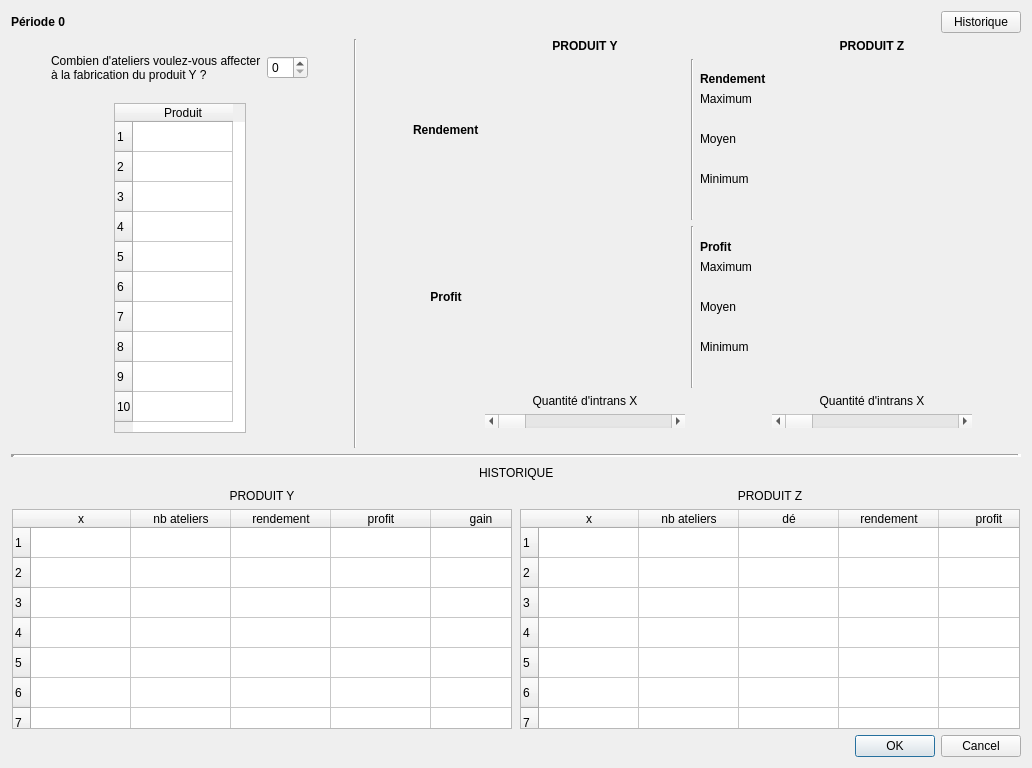
<?xml version="1.0" encoding="UTF-8"?>
<ui version="4.0">
 <class>Dialog</class>
 <widget class="QDialog" name="Dialog">
  <property name="geometry">
   <rect>
    <x>0</x>
    <y>0</y>
    <width>1032</width>
    <height>768</height>
   </rect>
  </property>
  <property name="minimumSize">
   <size>
    <width>1032</width>
    <height>768</height>
   </size>
  </property>
  <property name="maximumSize">
   <size>
    <width>1032</width>
    <height>768</height>
   </size>
  </property>
  <property name="windowTitle">
   <string>Dialog</string>
  </property>
  <layout class="QVBoxLayout" name="verticalLayout">
   <item>
    <layout class="QHBoxLayout" name="horizontalLayout">
     <item>
      <widget class="QLabel" name="label_periode">
       <property name="font">
        <font>
         <weight>75</weight>
         <bold>true</bold>
        </font>
       </property>
       <property name="text">
        <string>Période 0</string>
       </property>
      </widget>
     </item>
     <item>
      <spacer name="horizontalSpacer">
       <property name="orientation">
        <enum>Qt::Horizontal</enum>
       </property>
       <property name="sizeHint" stdset="0">
        <size>
         <width>40</width>
         <height>20</height>
        </size>
       </property>
      </spacer>
     </item>
     <item>
      <widget class="QPushButton" name="pushButton_historique">
       <property name="text">
        <string>Historique</string>
       </property>
      </widget>
     </item>
    </layout>
   </item>
   <item>
    <spacer name="verticalSpacer">
     <property name="orientation">
      <enum>Qt::Vertical</enum>
     </property>
     <property name="sizeHint" stdset="0">
      <size>
       <width>20</width>
       <height>40</height>
      </size>
     </property>
    </spacer>
   </item>
   <item>
    <layout class="QHBoxLayout" name="horizontalLayout_2">
     <item>
      <layout class="QVBoxLayout" name="verticalLayout_2">
       <item>
        <spacer name="verticalSpacer_5">
         <property name="orientation">
          <enum>Qt::Vertical</enum>
         </property>
         <property name="sizeHint" stdset="0">
          <size>
           <width>20</width>
           <height>40</height>
          </size>
         </property>
        </spacer>
       </item>
       <item>
        <layout class="QHBoxLayout" name="horizontalLayout_6">
         <item>
          <spacer name="horizontalSpacer_7">
           <property name="orientation">
            <enum>Qt::Horizontal</enum>
           </property>
           <property name="sizeHint" stdset="0">
            <size>
             <width>40</width>
             <height>20</height>
            </size>
           </property>
          </spacer>
         </item>
         <item>
          <widget class="QLabel" name="label_nbAteliersY">
           <property name="text">
            <string>Combien d'ateliers voulez-vous affecter 
à la fabrication du produit Y ?</string>
           </property>
          </widget>
         </item>
         <item>
          <widget class="QSpinBox" name="spinBox_nbAteliersY"/>
         </item>
         <item>
          <spacer name="horizontalSpacer_6">
           <property name="orientation">
            <enum>Qt::Horizontal</enum>
           </property>
           <property name="sizeHint" stdset="0">
            <size>
             <width>40</width>
             <height>20</height>
            </size>
           </property>
          </spacer>
         </item>
        </layout>
       </item>
       <item>
        <spacer name="verticalSpacer_6">
         <property name="orientation">
          <enum>Qt::Vertical</enum>
         </property>
         <property name="sizeHint" stdset="0">
          <size>
           <width>20</width>
           <height>40</height>
          </size>
         </property>
        </spacer>
       </item>
       <item>
        <layout class="QHBoxLayout" name="horizontalLayout_4">
         <item>
          <spacer name="horizontalSpacer_2">
           <property name="orientation">
            <enum>Qt::Horizontal</enum>
           </property>
           <property name="sizeHint" stdset="0">
            <size>
             <width>40</width>
             <height>20</height>
            </size>
           </property>
          </spacer>
         </item>
         <item>
          <widget class="QTableWidget" name="tableWidget_ateliersYZ">
           <property name="minimumSize">
            <size>
             <width>132</width>
             <height>330</height>
            </size>
           </property>
           <property name="maximumSize">
            <size>
             <width>132</width>
             <height>330</height>
            </size>
           </property>
           <row>
            <property name="text">
             <string>1</string>
            </property>
           </row>
           <row>
            <property name="text">
             <string>2</string>
            </property>
           </row>
           <row>
            <property name="text">
             <string>3</string>
            </property>
           </row>
           <row>
            <property name="text">
             <string>4</string>
            </property>
           </row>
           <row>
            <property name="text">
             <string>5</string>
            </property>
           </row>
           <row>
            <property name="text">
             <string>6</string>
            </property>
           </row>
           <row>
            <property name="text">
             <string>7</string>
            </property>
           </row>
           <row>
            <property name="text">
             <string>8</string>
            </property>
            <property name="textAlignment">
             <set>AlignLeft|AlignVCenter</set>
            </property>
           </row>
           <row>
            <property name="text">
             <string>9</string>
            </property>
           </row>
           <row>
            <property name="text">
             <string>10</string>
            </property>
           </row>
           <column>
            <property name="text">
             <string>Produit</string>
            </property>
           </column>
           <item row="0" column="0">
            <property name="textAlignment">
             <set>AlignHCenter|AlignVCenter|AlignCenter</set>
            </property>
           </item>
           <item row="1" column="0">
            <property name="textAlignment">
             <set>AlignHCenter|AlignVCenter|AlignCenter</set>
            </property>
           </item>
           <item row="2" column="0">
            <property name="textAlignment">
             <set>AlignHCenter|AlignVCenter|AlignCenter</set>
            </property>
           </item>
           <item row="3" column="0">
            <property name="textAlignment">
             <set>AlignHCenter|AlignVCenter|AlignCenter</set>
            </property>
           </item>
           <item row="4" column="0">
            <property name="textAlignment">
             <set>AlignHCenter|AlignVCenter|AlignCenter</set>
            </property>
           </item>
           <item row="5" column="0">
            <property name="textAlignment">
             <set>AlignHCenter|AlignVCenter|AlignCenter</set>
            </property>
           </item>
           <item row="6" column="0">
            <property name="textAlignment">
             <set>AlignHCenter|AlignVCenter|AlignCenter</set>
            </property>
           </item>
           <item row="7" column="0">
            <property name="textAlignment">
             <set>AlignHCenter|AlignVCenter|AlignCenter</set>
            </property>
           </item>
           <item row="8" column="0">
            <property name="textAlignment">
             <set>AlignHCenter|AlignVCenter|AlignCenter</set>
            </property>
           </item>
           <item row="9" column="0">
            <property name="textAlignment">
             <set>AlignHCenter|AlignVCenter|AlignCenter</set>
            </property>
           </item>
          </widget>
         </item>
         <item>
          <spacer name="horizontalSpacer_3">
           <property name="orientation">
            <enum>Qt::Horizontal</enum>
           </property>
           <property name="sizeHint" stdset="0">
            <size>
             <width>40</width>
             <height>20</height>
            </size>
           </property>
          </spacer>
         </item>
        </layout>
       </item>
       <item>
        <spacer name="verticalSpacer_7">
         <property name="orientation">
          <enum>Qt::Vertical</enum>
         </property>
         <property name="sizeHint" stdset="0">
          <size>
           <width>20</width>
           <height>40</height>
          </size>
         </property>
        </spacer>
       </item>
      </layout>
     </item>
     <item>
      <widget class="Line" name="line">
       <property name="font">
        <font>
         <pointsize>12</pointsize>
         <weight>75</weight>
         <bold>true</bold>
        </font>
       </property>
       <property name="orientation">
        <enum>Qt::Vertical</enum>
       </property>
      </widget>
     </item>
     <item>
      <spacer name="horizontalSpacer_9">
       <property name="orientation">
        <enum>Qt::Horizontal</enum>
       </property>
       <property name="sizeHint" stdset="0">
        <size>
         <width>40</width>
         <height>20</height>
        </size>
       </property>
      </spacer>
     </item>
     <item>
      <layout class="QGridLayout" name="gridLayout_2">
       <item row="1" column="0">
        <layout class="QVBoxLayout" name="verticalLayout_6">
         <item>
          <spacer name="verticalSpacer_9">
           <property name="orientation">
            <enum>Qt::Vertical</enum>
           </property>
           <property name="sizeHint" stdset="0">
            <size>
             <width>20</width>
             <height>40</height>
            </size>
           </property>
          </spacer>
         </item>
         <item>
          <widget class="QLabel" name="label_10">
           <property name="font">
            <font>
             <weight>75</weight>
             <bold>true</bold>
            </font>
           </property>
           <property name="text">
            <string>Rendement</string>
           </property>
          </widget>
         </item>
         <item>
          <widget class="QLabel" name="label_rendement_Y">
           <property name="font">
            <font>
             <weight>75</weight>
             <bold>true</bold>
            </font>
           </property>
           <property name="styleSheet">
            <string notr="true">color: rgb(0, 0, 255);</string>
           </property>
           <property name="text">
            <string/>
           </property>
          </widget>
         </item>
         <item>
          <spacer name="verticalSpacer_10">
           <property name="orientation">
            <enum>Qt::Vertical</enum>
           </property>
           <property name="sizeHint" stdset="0">
            <size>
             <width>20</width>
             <height>40</height>
            </size>
           </property>
          </spacer>
         </item>
        </layout>
       </item>
       <item row="2" column="0">
        <layout class="QVBoxLayout" name="verticalLayout_7">
         <item>
          <spacer name="verticalSpacer_12">
           <property name="orientation">
            <enum>Qt::Vertical</enum>
           </property>
           <property name="sizeHint" stdset="0">
            <size>
             <width>20</width>
             <height>40</height>
            </size>
           </property>
          </spacer>
         </item>
         <item>
          <widget class="QLabel" name="label_11">
           <property name="font">
            <font>
             <weight>75</weight>
             <bold>true</bold>
            </font>
           </property>
           <property name="text">
            <string>Profit</string>
           </property>
           <property name="alignment">
            <set>Qt::AlignCenter</set>
           </property>
          </widget>
         </item>
         <item>
          <widget class="QLabel" name="label_profit_Y">
           <property name="font">
            <font>
             <weight>75</weight>
             <bold>true</bold>
            </font>
           </property>
           <property name="styleSheet">
            <string notr="true">color: rgb(0, 0, 255);</string>
           </property>
           <property name="text">
            <string/>
           </property>
           <property name="alignment">
            <set>Qt::AlignCenter</set>
           </property>
          </widget>
         </item>
         <item>
          <spacer name="verticalSpacer_11">
           <property name="orientation">
            <enum>Qt::Vertical</enum>
           </property>
           <property name="sizeHint" stdset="0">
            <size>
             <width>20</width>
             <height>40</height>
            </size>
           </property>
          </spacer>
         </item>
        </layout>
       </item>
       <item row="1" column="3">
        <layout class="QVBoxLayout" name="verticalLayout_8">
         <item>
          <spacer name="verticalSpacer_13">
           <property name="orientation">
            <enum>Qt::Vertical</enum>
           </property>
           <property name="sizeHint" stdset="0">
            <size>
             <width>20</width>
             <height>40</height>
            </size>
           </property>
          </spacer>
         </item>
         <item>
          <widget class="QLabel" name="label">
           <property name="font">
            <font>
             <weight>75</weight>
             <bold>true</bold>
            </font>
           </property>
           <property name="text">
            <string>Rendement</string>
           </property>
          </widget>
         </item>
         <item>
          <widget class="QLabel" name="label_13">
           <property name="text">
            <string>Maximum</string>
           </property>
          </widget>
         </item>
         <item>
          <widget class="QLabel" name="label_rendement_Z_max">
           <property name="font">
            <font>
             <weight>75</weight>
             <bold>true</bold>
            </font>
           </property>
           <property name="styleSheet">
            <string notr="true">color: rgb(0, 0, 255);</string>
           </property>
           <property name="text">
            <string/>
           </property>
          </widget>
         </item>
         <item>
          <widget class="QLabel" name="label_15">
           <property name="text">
            <string>Moyen</string>
           </property>
          </widget>
         </item>
         <item>
          <widget class="QLabel" name="label_rendement_Z_moy">
           <property name="font">
            <font>
             <weight>75</weight>
             <bold>true</bold>
            </font>
           </property>
           <property name="styleSheet">
            <string notr="true">color: rgb(0, 128, 0);</string>
           </property>
           <property name="text">
            <string/>
           </property>
          </widget>
         </item>
         <item>
          <widget class="QLabel" name="label_16">
           <property name="text">
            <string>Minimum</string>
           </property>
          </widget>
         </item>
         <item>
          <widget class="QLabel" name="label_rendement_Z_min">
           <property name="font">
            <font>
             <weight>75</weight>
             <bold>true</bold>
            </font>
           </property>
           <property name="styleSheet">
            <string notr="true">color: rgb(192, 0, 0);</string>
           </property>
           <property name="text">
            <string/>
           </property>
          </widget>
         </item>
         <item>
          <spacer name="verticalSpacer_14">
           <property name="orientation">
            <enum>Qt::Vertical</enum>
           </property>
           <property name="sizeHint" stdset="0">
            <size>
             <width>20</width>
             <height>40</height>
            </size>
           </property>
          </spacer>
         </item>
        </layout>
       </item>
       <item row="2" column="3">
        <layout class="QVBoxLayout" name="verticalLayout_9">
         <item>
          <spacer name="verticalSpacer_15">
           <property name="orientation">
            <enum>Qt::Vertical</enum>
           </property>
           <property name="sizeHint" stdset="0">
            <size>
             <width>20</width>
             <height>40</height>
            </size>
           </property>
          </spacer>
         </item>
         <item>
          <widget class="QLabel" name="label_4">
           <property name="font">
            <font>
             <weight>75</weight>
             <bold>true</bold>
            </font>
           </property>
           <property name="text">
            <string>Profit</string>
           </property>
          </widget>
         </item>
         <item>
          <widget class="QLabel" name="label_14">
           <property name="text">
            <string>Maximum</string>
           </property>
          </widget>
         </item>
         <item>
          <widget class="QLabel" name="label_profit_Z_max">
           <property name="font">
            <font>
             <weight>75</weight>
             <bold>true</bold>
            </font>
           </property>
           <property name="styleSheet">
            <string notr="true">color: rgb(0, 0, 255);</string>
           </property>
           <property name="text">
            <string/>
           </property>
          </widget>
         </item>
         <item>
          <widget class="QLabel" name="label_17">
           <property name="text">
            <string>Moyen</string>
           </property>
          </widget>
         </item>
         <item>
          <widget class="QLabel" name="label_profit_Z_moy">
           <property name="font">
            <font>
             <weight>75</weight>
             <bold>true</bold>
            </font>
           </property>
           <property name="styleSheet">
            <string notr="true">color: rgb(0, 128, 0);</string>
           </property>
           <property name="text">
            <string/>
           </property>
          </widget>
         </item>
         <item>
          <widget class="QLabel" name="label_18">
           <property name="text">
            <string>Minimum</string>
           </property>
          </widget>
         </item>
         <item>
          <widget class="QLabel" name="label_profit_Z_min">
           <property name="font">
            <font>
             <weight>75</weight>
             <bold>true</bold>
            </font>
           </property>
           <property name="styleSheet">
            <string notr="true">color: rgb(192, 0, 0);</string>
           </property>
           <property name="text">
            <string/>
           </property>
          </widget>
         </item>
         <item>
          <spacer name="verticalSpacer_16">
           <property name="orientation">
            <enum>Qt::Vertical</enum>
           </property>
           <property name="sizeHint" stdset="0">
            <size>
             <width>20</width>
             <height>40</height>
            </size>
           </property>
          </spacer>
         </item>
        </layout>
       </item>
       <item row="3" column="1">
        <layout class="QVBoxLayout" name="verticalLayout_10">
         <item>
          <widget class="QLabel" name="label_2">
           <property name="text">
            <string>Quantité d'intrans X</string>
           </property>
           <property name="alignment">
            <set>Qt::AlignCenter</set>
           </property>
          </widget>
         </item>
         <item>
          <widget class="QScrollBar" name="horizontalScrollBar_produitY">
           <property name="minimumSize">
            <size>
             <width>200</width>
             <height>0</height>
            </size>
           </property>
           <property name="maximumSize">
            <size>
             <width>200</width>
             <height>16777215</height>
            </size>
           </property>
           <property name="orientation">
            <enum>Qt::Horizontal</enum>
           </property>
          </widget>
         </item>
         <item>
          <widget class="QLabel" name="label_val_cursY">
           <property name="font">
            <font>
             <weight>75</weight>
             <bold>true</bold>
            </font>
           </property>
           <property name="text">
            <string/>
           </property>
           <property name="alignment">
            <set>Qt::AlignCenter</set>
           </property>
          </widget>
         </item>
        </layout>
       </item>
       <item row="3" column="4">
        <layout class="QVBoxLayout" name="verticalLayout_11">
         <item>
          <widget class="QLabel" name="label_3">
           <property name="text">
            <string>Quantité d'intrans X</string>
           </property>
           <property name="alignment">
            <set>Qt::AlignCenter</set>
           </property>
          </widget>
         </item>
         <item>
          <widget class="QScrollBar" name="horizontalScrollBar_produitZ">
           <property name="minimumSize">
            <size>
             <width>200</width>
             <height>0</height>
            </size>
           </property>
           <property name="maximumSize">
            <size>
             <width>200</width>
             <height>16777215</height>
            </size>
           </property>
           <property name="orientation">
            <enum>Qt::Horizontal</enum>
           </property>
          </widget>
         </item>
         <item>
          <widget class="QLabel" name="label_val_cursZ">
           <property name="font">
            <font>
             <weight>75</weight>
             <bold>true</bold>
            </font>
           </property>
           <property name="text">
            <string/>
           </property>
           <property name="alignment">
            <set>Qt::AlignCenter</set>
           </property>
          </widget>
         </item>
        </layout>
       </item>
       <item row="2" column="1">
        <layout class="QVBoxLayout" name="verticalLayout_graph_profit_Y"/>
       </item>
       <item row="1" column="1">
        <layout class="QVBoxLayout" name="verticalLayout_graph_rendement_Y"/>
       </item>
       <item row="1" column="4">
        <layout class="QVBoxLayout" name="verticalLayout_graph_rendement_Z"/>
       </item>
       <item row="2" column="4">
        <layout class="QVBoxLayout" name="verticalLayout_graph_profit_Z"/>
       </item>
       <item row="0" column="1">
        <widget class="QLabel" name="label_5">
         <property name="font">
          <font>
           <weight>75</weight>
           <bold>true</bold>
          </font>
         </property>
         <property name="text">
          <string>PRODUIT Y</string>
         </property>
         <property name="alignment">
          <set>Qt::AlignCenter</set>
         </property>
        </widget>
       </item>
       <item row="0" column="4">
        <widget class="QLabel" name="label_6">
         <property name="font">
          <font>
           <weight>75</weight>
           <bold>true</bold>
          </font>
         </property>
         <property name="text">
          <string>PRODUIT Z</string>
         </property>
         <property name="alignment">
          <set>Qt::AlignCenter</set>
         </property>
        </widget>
       </item>
       <item row="2" column="2">
        <widget class="Line" name="line_3">
         <property name="font">
          <font>
           <weight>75</weight>
           <bold>true</bold>
          </font>
         </property>
         <property name="styleSheet">
          <string notr="true">color: rgb(0, 0, 0);</string>
         </property>
         <property name="orientation">
          <enum>Qt::Vertical</enum>
         </property>
        </widget>
       </item>
       <item row="1" column="2">
        <widget class="Line" name="line_4">
         <property name="font">
          <font>
           <weight>75</weight>
           <bold>true</bold>
          </font>
         </property>
         <property name="styleSheet">
          <string notr="true">color: rgb(0, 0, 0);</string>
         </property>
         <property name="orientation">
          <enum>Qt::Vertical</enum>
         </property>
        </widget>
       </item>
      </layout>
     </item>
     <item>
      <spacer name="horizontalSpacer_8">
       <property name="orientation">
        <enum>Qt::Horizontal</enum>
       </property>
       <property name="sizeHint" stdset="0">
        <size>
         <width>40</width>
         <height>20</height>
        </size>
       </property>
      </spacer>
     </item>
    </layout>
   </item>
   <item>
    <spacer name="verticalSpacer_2">
     <property name="orientation">
      <enum>Qt::Vertical</enum>
     </property>
     <property name="sizeHint" stdset="0">
      <size>
       <width>20</width>
       <height>40</height>
      </size>
     </property>
    </spacer>
   </item>
   <item>
    <widget class="Line" name="line_2">
     <property name="font">
      <font>
       <weight>75</weight>
       <bold>true</bold>
      </font>
     </property>
     <property name="frameShadow">
      <enum>QFrame::Sunken</enum>
     </property>
     <property name="lineWidth">
      <number>4</number>
     </property>
     <property name="orientation">
      <enum>Qt::Horizontal</enum>
     </property>
    </widget>
   </item>
   <item>
    <layout class="QVBoxLayout" name="verticalLayout_3">
     <item>
      <layout class="QHBoxLayout" name="horizontalLayout_9">
       <item>
        <spacer name="horizontalSpacer_12">
         <property name="orientation">
          <enum>Qt::Horizontal</enum>
         </property>
         <property name="sizeHint" stdset="0">
          <size>
           <width>40</width>
           <height>20</height>
          </size>
         </property>
        </spacer>
       </item>
       <item>
        <widget class="QLabel" name="label_7">
         <property name="text">
          <string>HISTORIQUE</string>
         </property>
        </widget>
       </item>
       <item>
        <spacer name="horizontalSpacer_13">
         <property name="orientation">
          <enum>Qt::Horizontal</enum>
         </property>
         <property name="sizeHint" stdset="0">
          <size>
           <width>40</width>
           <height>20</height>
          </size>
         </property>
        </spacer>
       </item>
      </layout>
     </item>
     <item>
      <layout class="QHBoxLayout" name="horizontalLayout_3">
       <item>
        <spacer name="horizontalSpacer_5">
         <property name="orientation">
          <enum>Qt::Horizontal</enum>
         </property>
         <property name="sizeHint" stdset="0">
          <size>
           <width>40</width>
           <height>20</height>
          </size>
         </property>
        </spacer>
       </item>
       <item>
        <layout class="QVBoxLayout" name="verticalLayout_5">
         <item>
          <layout class="QHBoxLayout" name="horizontalLayout_11">
           <item>
            <widget class="QLabel" name="label_9">
             <property name="text">
              <string>PRODUIT Y</string>
             </property>
             <property name="alignment">
              <set>Qt::AlignCenter</set>
             </property>
            </widget>
           </item>
          </layout>
         </item>
         <item>
          <widget class="QTableWidget" name="tableWidget_histo_produitY">
           <property name="minimumSize">
            <size>
             <width>500</width>
             <height>220</height>
            </size>
           </property>
           <property name="maximumSize">
            <size>
             <width>500</width>
             <height>220</height>
            </size>
           </property>
           <property name="font">
            <font>
             <pointsize>9</pointsize>
            </font>
           </property>
           <property name="verticalScrollBarPolicy">
            <enum>Qt::ScrollBarAlwaysOff</enum>
           </property>
           <property name="horizontalScrollBarPolicy">
            <enum>Qt::ScrollBarAlwaysOff</enum>
           </property>
           <row>
            <property name="text">
             <string>1</string>
            </property>
            <property name="font">
             <font>
              <pointsize>9</pointsize>
             </font>
            </property>
           </row>
           <row>
            <property name="text">
             <string>2</string>
            </property>
           </row>
           <row>
            <property name="text">
             <string>3</string>
            </property>
           </row>
           <row>
            <property name="text">
             <string>4</string>
            </property>
           </row>
           <row>
            <property name="text">
             <string>5</string>
            </property>
           </row>
           <row>
            <property name="text">
             <string>6</string>
            </property>
           </row>
           <row>
            <property name="text">
             <string>7</string>
            </property>
           </row>
           <row>
            <property name="text">
             <string>8</string>
            </property>
           </row>
           <row>
            <property name="text">
             <string>9</string>
            </property>
           </row>
           <row>
            <property name="text">
             <string>10</string>
            </property>
           </row>
           <column>
            <property name="text">
             <string>x</string>
            </property>
           </column>
           <column>
            <property name="text">
             <string>nb ateliers</string>
            </property>
           </column>
           <column>
            <property name="text">
             <string>rendement</string>
            </property>
           </column>
           <column>
            <property name="text">
             <string>profit</string>
            </property>
           </column>
           <column>
            <property name="text">
             <string>gain</string>
            </property>
           </column>
          </widget>
         </item>
        </layout>
       </item>
       <item>
        <spacer name="horizontalSpacer_14">
         <property name="orientation">
          <enum>Qt::Horizontal</enum>
         </property>
         <property name="sizeHint" stdset="0">
          <size>
           <width>40</width>
           <height>20</height>
          </size>
         </property>
        </spacer>
       </item>
       <item>
        <layout class="QVBoxLayout" name="verticalLayout_4">
         <item>
          <layout class="QHBoxLayout" name="horizontalLayout_10">
           <item>
            <widget class="QLabel" name="label_8">
             <property name="text">
              <string>PRODUIT Z</string>
             </property>
             <property name="alignment">
              <set>Qt::AlignCenter</set>
             </property>
            </widget>
           </item>
          </layout>
         </item>
         <item>
          <widget class="QTableWidget" name="tableWidget_histo_produitZ">
           <property name="minimumSize">
            <size>
             <width>500</width>
             <height>220</height>
            </size>
           </property>
           <property name="maximumSize">
            <size>
             <width>220</width>
             <height>16777215</height>
            </size>
           </property>
           <property name="font">
            <font>
             <pointsize>9</pointsize>
            </font>
           </property>
           <property name="verticalScrollBarPolicy">
            <enum>Qt::ScrollBarAlwaysOff</enum>
           </property>
           <property name="horizontalScrollBarPolicy">
            <enum>Qt::ScrollBarAlwaysOff</enum>
           </property>
           <row>
            <property name="text">
             <string>1</string>
            </property>
           </row>
           <row>
            <property name="text">
             <string>2</string>
            </property>
           </row>
           <row>
            <property name="text">
             <string>3</string>
            </property>
           </row>
           <row>
            <property name="text">
             <string>4</string>
            </property>
           </row>
           <row>
            <property name="text">
             <string>5</string>
            </property>
           </row>
           <row>
            <property name="text">
             <string>6</string>
            </property>
           </row>
           <row>
            <property name="text">
             <string>7</string>
            </property>
           </row>
           <row>
            <property name="text">
             <string>8</string>
            </property>
           </row>
           <row>
            <property name="text">
             <string>9</string>
            </property>
           </row>
           <row>
            <property name="text">
             <string>10</string>
            </property>
           </row>
           <column>
            <property name="text">
             <string>x</string>
            </property>
           </column>
           <column>
            <property name="text">
             <string>nb ateliers</string>
            </property>
           </column>
           <column>
            <property name="text">
             <string>dé</string>
            </property>
           </column>
           <column>
            <property name="text">
             <string>rendement</string>
            </property>
           </column>
           <column>
            <property name="text">
             <string>profit</string>
            </property>
           </column>
           <column>
            <property name="text">
             <string>gain</string>
            </property>
           </column>
          </widget>
         </item>
        </layout>
       </item>
       <item>
        <spacer name="horizontalSpacer_4">
         <property name="orientation">
          <enum>Qt::Horizontal</enum>
         </property>
         <property name="sizeHint" stdset="0">
          <size>
           <width>40</width>
           <height>20</height>
          </size>
         </property>
        </spacer>
       </item>
      </layout>
     </item>
    </layout>
   </item>
   <item>
    <spacer name="verticalSpacer_3">
     <property name="orientation">
      <enum>Qt::Vertical</enum>
     </property>
     <property name="sizeHint" stdset="0">
      <size>
       <width>20</width>
       <height>40</height>
      </size>
     </property>
    </spacer>
   </item>
   <item>
    <widget class="QDialogButtonBox" name="buttonBox">
     <property name="orientation">
      <enum>Qt::Horizontal</enum>
     </property>
     <property name="standardButtons">
      <set>QDialogButtonBox::Cancel|QDialogButtonBox::Ok</set>
     </property>
    </widget>
   </item>
  </layout>
 </widget>
 <resources/>
 <connections>
  <connection>
   <sender>horizontalScrollBar_produitY</sender>
   <signal>valueChanged(int)</signal>
   <receiver>label_val_cursY</receiver>
   <slot>setNum(int)</slot>
   <hints>
    <hint type="sourcelabel">
     <x>608</x>
     <y>437</y>
    </hint>
    <hint type="destinationlabel">
     <x>608</x>
     <y>458</y>
    </hint>
   </hints>
  </connection>
  <connection>
   <sender>horizontalScrollBar_produitZ</sender>
   <signal>valueChanged(int)</signal>
   <receiver>label_val_cursZ</receiver>
   <slot>setNum(int)</slot>
   <hints>
    <hint type="sourcelabel">
     <x>889</x>
     <y>441</y>
    </hint>
    <hint type="destinationlabel">
     <x>889</x>
     <y>460</y>
    </hint>
   </hints>
  </connection>
 </connections>
</ui>
